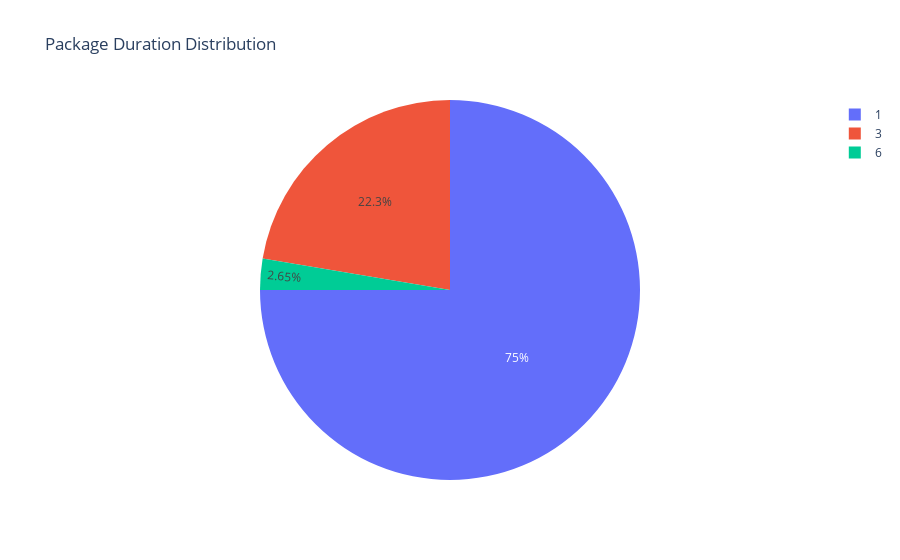

This figure's notebook cell:
### Code cell
# Package Duration Distribution
package_duration_fig=px.pie(values=pack_duration_temp,names=pack_duration_temp.index,title="Package Duration Distribution")
package_duration_fig.show()

### Figure 1 — Plotly figure (JSON) as saved in the notebook; plotly's stock layout.template omitted (floating-point values rounded to 4 significant figures)
{"data": [{"domain": {"x": [0, 1], "y": [0, 1]}, "hovertemplate": "label=%{label}<br>value=%{value}<extra></extra>", "labels": [1, 3, 6], "legendgroup": "", "name": "", "showlegend": true, "type": "pie", "values": [198, 59, 7]}], "layout": {"legend": {"tracegroupgap": 0}, "title": {"text": "Package Duration Distribution"}}}
